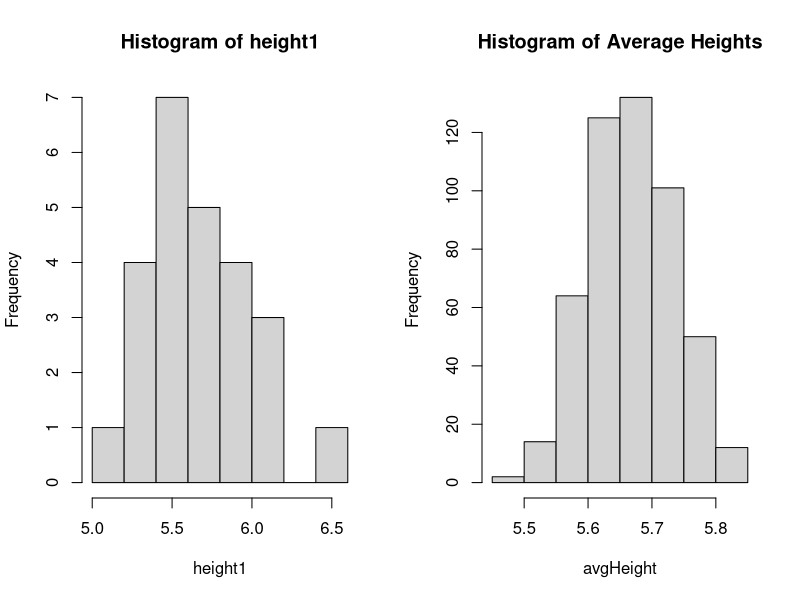
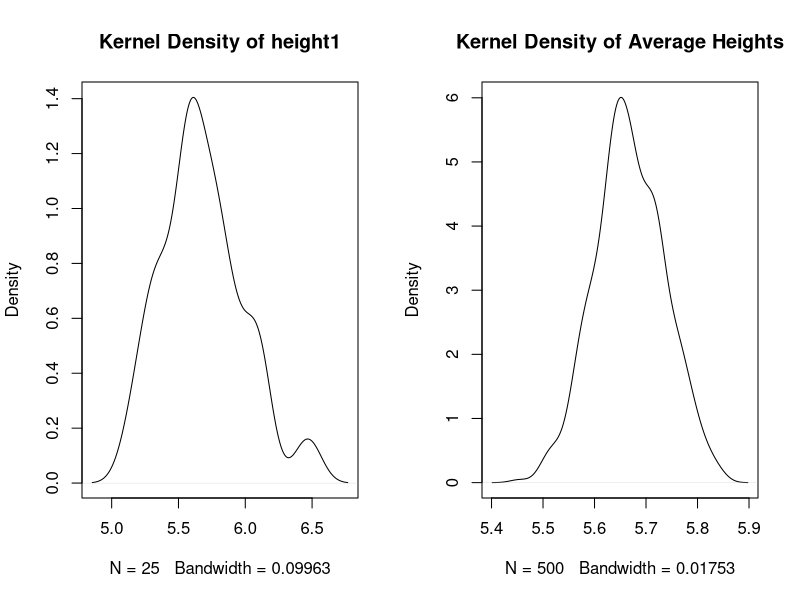

These charts were generated, in order, by the following R code:
## ---- chunk 1
  set.seed(0)
  height1 <- rnorm(25, 5.6667, 1/3)
  
  avgHeight <- NULL
  
  for(i in 1:500) {
    height <- rnorm(25, 5.6667, 1/3)
    avgHeight <- rbind(avgHeight, mean(height))
  }  
## ---- chunk 2
  layout(matrix(c(1,2),1,2))
  hist(height1, main="Histogram of height1")
  hist(avgHeight, main="Histogram of Average Heights")
## ---- chunk 3
  plot(density(height1),main="Kernel Density of height1")
  plot(density(avgHeight),main="Kernel Density of Average Heights")
